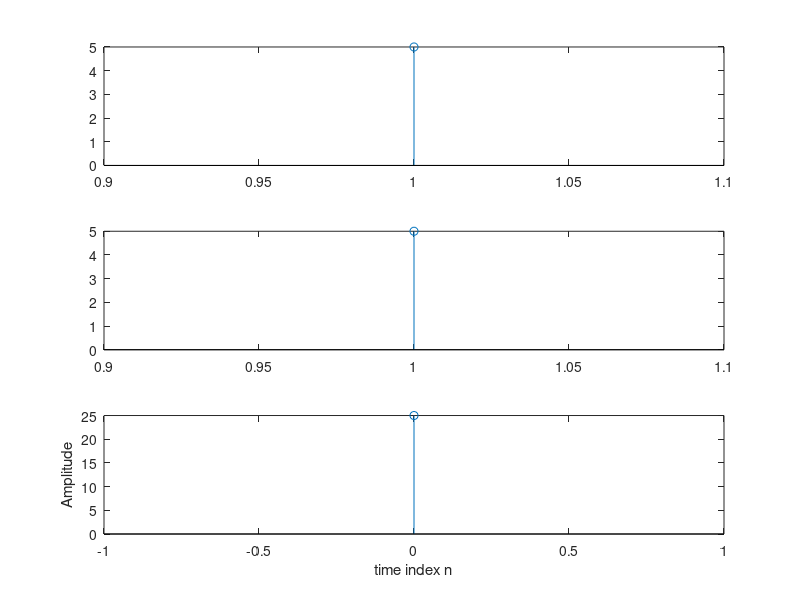

Source code (MATLAB):
a=input('Enter the first sequence =');
b=input('Enter the second sequence=');
c=conv(a,b);
M=length(c)-1;
N=0:1:M;
disp('o/p sequence=')
disp(c);
subplot(3,1,1);
stem(a)
subplot(3,1,2);
stem(b)
subplot(3,1,3);
stem(N,c);
xlabel('time index n');
ylabel('Amplitude');